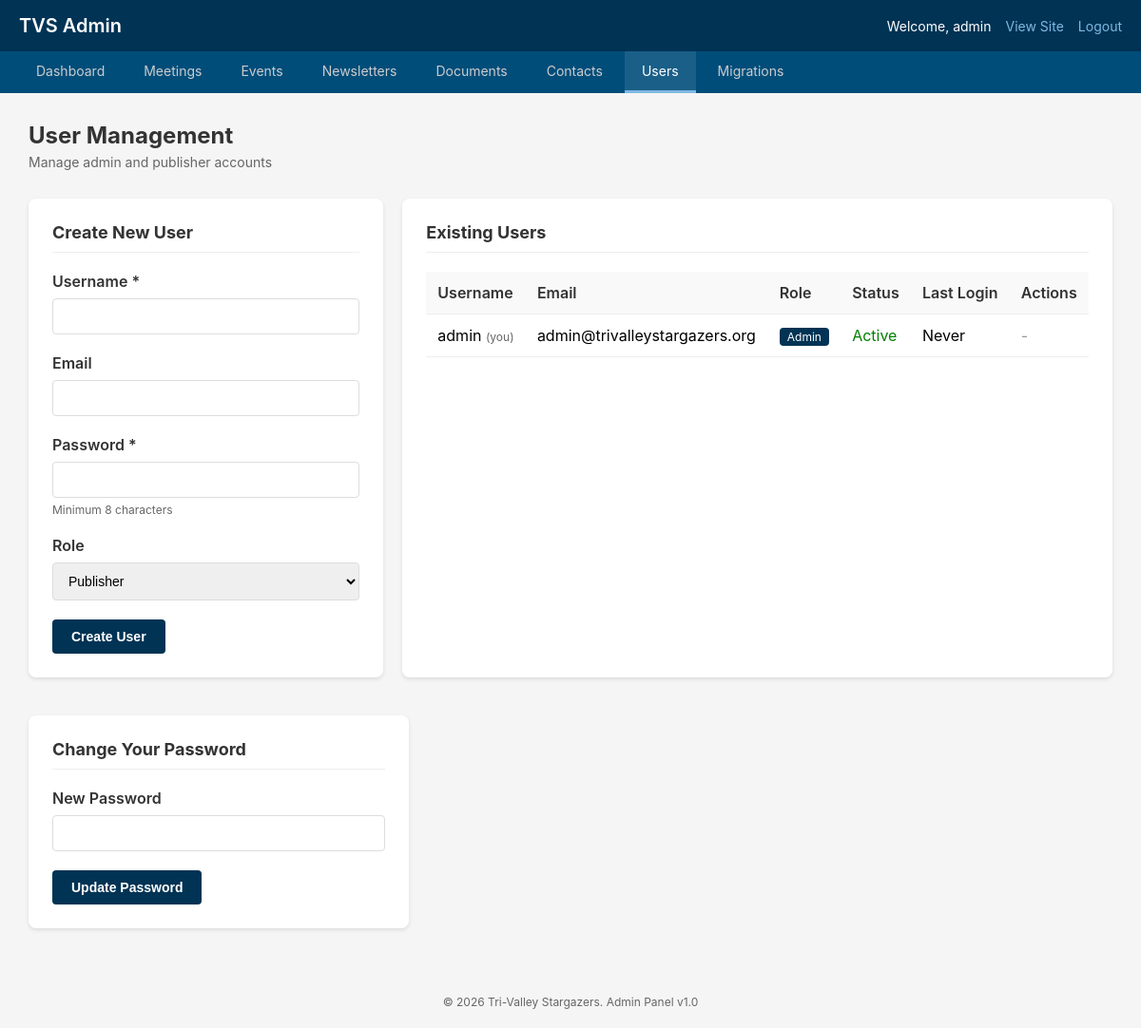
The page /admin/users.php (signed in) on the database its author committed.
### tables this page shows
CREATE TABLE IF NOT EXISTS users (
    id INT AUTO_INCREMENT PRIMARY KEY,
    username VARCHAR(255) UNIQUE NOT NULL,
    password_hash VARCHAR(255) NOT NULL,
    email VARCHAR(255),
    role VARCHAR(50) DEFAULT 'publisher',
    created_at DATETIME DEFAULT CURRENT_TIMESTAMP,
    last_login DATETIME,
    is_active TINYINT DEFAULT 1
);

### includes/auth.php (called while the page is built, shortened)
<?php
require_once __DIR__ . '/db.php';
class Auth {
    private static $instance = null;
    private $user = null;
    private function __construct() {
        $this->checkSession();
    }
    public static function getInstance(): self {
        if (self::$instance === null) {
            self::$instance = new self();
        }
        return self::$instance;
    }
    private function checkSession(): void {
        if (isset($_SESSION['user_id'])) {
            $this->user = dbQueryOne(
                "SELECT id, username, email, role, is_active FROM users WHERE id = ? AND is_active = 1",
                [$_SESSION['user_id']]
            );
        }
    }
    public function isLoggedIn(): bool {
        return $this->user !== null;
    }
    public function getUser(): ?array {
        return $this->user;
    }
    public function getUserId(): int {
        return $this->user ? (int)$this->user['id'] : 0;
    }
    public function hasRole(string $role): bool {
        if ($this->user['role'] === ROLE_ADMIN) return true;
        return $this->user['role'] === $role;
    }
    public function isAdmin(): bool {
        return $this->hasRole(ROLE_ADMIN);
    }
}
function auth(): Auth {
    return Auth::getInstance();
}
function requireAuth(): void {
    if (!auth()->isLoggedIn()) {
        header('Location: ' . BASE_PATH . '/admin/login.php');
        exit;
    }
}
function requireAdmin(): void {
    requireAuth();
}

### includes/db.php (called while the page is built, shortened)
<?php
class Database {
    private static $instance = null;
    private $pdo;
    private function __construct() {
        try {
            $dsn = 'mysql:host=' . DB_HOST . ';dbname=' . DB_NAME . ';charset=' . DB_CHARSET;
            $this->pdo = new PDO($dsn, DB_USER, DB_PASS);
            $this->pdo->setAttribute(PDO::ATTR_ERRMODE, PDO::ERRMODE_EXCEPTION);
            $this->pdo->setAttribute(PDO::ATTR_DEFAULT_FETCH_MODE, PDO::FETCH_ASSOC);
            $this->pdo->setAttribute(PDO::ATTR_EMULATE_PREPARES, false);
        } catch (PDOException $e) {
            error_log('Database connection failed: ' . $e->getMessage());
            throw new Exception('Database connection failed');
        }
    }
    public static function getInstance(): self {
        if (self::$instance === null) {
            self::$instance = new self();
        }
        return self::$instance;
    }
    public function query(string $sql, array $params = []): array {
        $stmt = $this->pdo->prepare($sql);
        $stmt->execute($params);
        return $stmt->fetchAll();
    }
    public function queryOne(string $sql, array $params = []): ?array {
        $stmt = $this->pdo->prepare($sql);
        $stmt->execute($params);
        $result = $stmt->fetch();
        return $result ?: null;
    }
}
function db(): Database {
    return Database::getInstance();
}
function dbQuery(string $sql, array $params = []): array {
    return db()->query($sql, $params);
}
function dbQueryOne(string $sql, array $params = []): ?array {
    return db()->queryOne($sql, $params);
}

### includes/functions.php (called while the page is built, shortened)
<?php
function e(string $str): string {
    return htmlspecialchars($str, ENT_QUOTES, 'UTF-8');
}
function getCurrentPage(): string {
    $path = $_SERVER['PHP_SELF'] ?? '';
    return basename($path, '.php');
}

### admin/users.php (the view, shortened to what this page needs)
<?php
require_once __DIR__ . '/../includes/db.php';
require_once __DIR__ . '/../includes/auth.php';
require_once __DIR__ . '/../includes/functions.php';
requireAdmin();
$users = dbQuery("SELECT * FROM users ORDER BY username");
include __DIR__ . '/../includes/templates/admin_header.php';
?>
<div class="page-header">
    <h2>User Management</h2>
    <p>Manage admin and publisher accounts</p>
</div>
<div style="display: grid; grid-template-columns: 1fr 2fr; gap: 20px;">
    <div class="card">
        <h3>Create New User</h3>
        <form method="POST" action="">
            <div class="form-group">
                <label>Username *</label>
                <input type="text" name="username" required minlength="3">
            </div>
            <div class="form-group">
                <label>Email</label>
                <input type="email" name="email">
            </div>
            <div class="form-group">
                <label>Password *</label>
                <input type="password" name="password" required minlength="8">
                <p class="help-text">Minimum 8 characters</p>
            </div>
            <div class="form-group">
                <label>Role</label>
                <select name="role">
                    <option value="<?= ROLE_PUBLISHER ?>">Publisher</option>
                </select>
            </div>
            <button type="submit" class="btn">Create User</button>
        </form>
    </div>
    <div class="card">
        <h3>Existing Users</h3>
        <?php if ($users): ?>
            <table>
                <thead>
                    <tr>
                        <th>Username</th>
                        <th>Email</th>
                        <th>Role</th>
                        <th>Status</th>
                        <th>Last Login</th>
                        <th>Actions</th>
                    </tr>
                </thead>
                <tbody>
                    <?php foreach ($users as $user): ?>
                        <tr>
                            <td>
                                <?= e($user['username']) ?>
                                <?php if ($user['id'] === auth()->getUserId()): ?>
                                    <span style="color: #666; font-size: 12px;">(you)</span>
                                <?php endif; ?>
                            </td>
                            <td><?= e($user['email'] ?: '-') ?></td>
                            <td>
                                <span style="background: <?= $user['role'] === ROLE_ADMIN ? '#003354' : '#6c757d' ?>;
                                             color: white; padding: 2px 8px; border-radius: 4px; font-size: 12px;">
                                    <?= ucfirst($user['role']) ?>
                                </span>
                            </td>
                            <td>
                                <?php if ($user['is_active']): ?>
                                    <span style="color: green;">Active</span>
                                <?php else: ?>
                                    <span style="color: red;">Inactive</span>
                                <?php endif; ?>
                            </td>
                            <td>
                                <?= $user['last_login'] ? formatDate($user['last_login'], 'M j, Y g:i A') : 'Never' ?>
                            </td>
                            <td>
                                <?php if ($user['id'] !== auth()->getUserId()): ?>
                                    <button onclick="showEditModal(<?= htmlspecialchars(json_encode($user)) ?>)"
                                            class="btn btn-small btn-secondary">Edit</button>
                                    <form method="POST" action="" style="display: inline;">
                                        <?= csrfField() ?>
                                        <input type="hidden" name="action" value="toggle_active">
                                        <input type="hidden" name="user_id" value="<?= $user['id'] ?>">
                                        <button type="submit" class="btn btn-small <?= $user['is_active'] ? 'btn-danger' : '' ?>">
                                            <?= $user['is_active'] ? 'Deactivate' : 'Activate' ?>
                                        </button>
                                    </form>
                                <?php else: ?>
                                    <span style="color: #999;">-</span>
                                <?php endif; ?>
                            </td>
                        </tr>
                    <?php endforeach; ?>
                </tbody>
            </table>
        <?php else: ?>
            <p>No users found.</p>
        <?php endif; ?>
    </div>
</div>
<div class="card" style="margin-top: 20px; max-width: 400px;">
    <h3>Change Your Password</h3>
    <form method="POST" action="">
        <div class="form-group">
            <label>New Password</label>
            <input type="password" name="new_password" required minlength="8">
        </div>
        <button type="submit" class="btn">Update Password</button>
    </form>
</div>
<?php include __DIR__ . '/../includes/templates/admin_footer.php'; ?>

### includes/templates/admin_header.php (shortened to what this page needs)
<?php
$user = auth()->getUser();
$currentPage = getCurrentPage();
?>
<!DOCTYPE html>
<html lang="en">
<head>
</head>
<body>
    <header class="admin-header">
        <h1><a href="index.php">TVS Admin</a></h1>
        <div class="admin-user">
            <span>Welcome, <?= e($user['username']) ?></span>
            <a href="../index.php" target="_blank">View Site</a>
            <a href="logout.php">Logout</a>
        </div>
    </header>
    <nav class="admin-nav">
        <ul>
            <li><a href="index.php" <?= $currentPage === 'index' ? 'class="active"' : '' ?>>Dashboard</a></li>
            <li><a href="meetings.php" <?= $currentPage === 'meetings' ? 'class="active"' : '' ?>>Meetings</a></li>
            <li><a href="events.php" <?= $currentPage === 'events' ? 'class="active"' : '' ?>>Events</a></li>
            <li><a href="newsletter.php" <?= $currentPage === 'newsletter' ? 'class="active"' : '' ?>>Newsletters</a></li>
            <li><a href="documents.php" <?= $currentPage === 'documents' ? 'class="active"' : '' ?>>Documents</a></li>
            <li><a href="contacts.php" <?= $currentPage === 'contacts' ? 'class="active"' : '' ?>>Contacts</a></li>
            <?php if (auth()->isAdmin()): ?>
            <li><a href="users.php" <?= $currentPage === 'users' ? 'class="active"' : '' ?>>Users</a></li>
            <li><a href="migrations.php" <?= $currentPage === 'migrations' ? 'class="active"' : '' ?>>Migrations</a></li>
            <?php endif; ?>
        </ul>
    </nav>
    <main class="admin-content">

### includes/templates/admin_header.php (style rules this page uses)
* { box-sizing: border-box; margin: 0; padding: 0; }
body { font-family: -apple-system, BlinkMacSystemFont, "Segoe UI", Roboto, "Helvetica Neue", Arial, sans-serif; background: #f5f5f5; min-height: 100vh; }
.admin-header { background: #003354; color: white; padding: 15px 20px; display: flex; justify-content: space-between; align-items: center; }
.admin-header h1 { font-size: 20px; font-weight: 600; }
.admin-header h1 a { color: white; text-decoration: none; }
.admin-user { display: flex; align-items: center; gap: 15px; }
.admin-user span { font-size: 14px; }
.admin-user a { color: #7eb8e2; text-decoration: none; font-size: 14px; }
.admin-nav { background: #004d7a; padding: 0 20px; }
.admin-nav ul { list-style: none; display: flex; gap: 5px; }
.admin-nav li a { display: block; padding: 12px 18px; color: #ccc; text-decoration: none; font-size: 14px; border-bottom: 3px solid transparent; transition: all 0.2s; }
.admin-nav li a:hover, .admin-nav li a.active { color: white; background: rgba(255,255,255,0.1); border-bottom-color: #7eb8e2; }
.admin-content { padding: 30px; max-width: 1200px; margin: 0 auto; }
.page-header { margin-bottom: 30px; }
.page-header h2 { color: #333; font-size: 24px; margin-bottom: 5px; }
.page-header p { color: #666; font-size: 14px; }
.card { background: white; border-radius: 8px; box-shadow: 0 2px 4px rgba(0,0,0,0.1); padding: 25px; margin-bottom: 20px; }
.card h3 { color: #333; font-size: 18px; margin-bottom: 20px; padding-bottom: 10px; border-bottom: 1px solid #eee; }
.form-group { margin-bottom: 20px; }
.form-group label { display: block; font-weight: 600; color: #333; margin-bottom: 8px; }
.form-group input[type="text"], .form-group input[type="email"], .form-group input[type="password"], .form-group input[type="date"], .form-group input[type="time"], .form-group input[type="number"], .form-group input[type="url"], .form-group select, .form-group textarea { width: 100%; padding: 10px 12px; border: 1px solid #ddd; border-radius: 4px; font-size: 14px; }
.btn { display: inline-block; padding: 10px 20px; background: #003354; color: white; border: none; border-radius: 4px; font-size: 14px; font-weight: 600; cursor: pointer; text-decoration: none; transition: background 0.2s; }
table { width: 100%; border-collapse: collapse; }
table th, table td { padding: 12px; text-align: left; border-bottom: 1px solid #eee; }
table th { font-weight: 600; color: #333; background: #f9f9f9; }
.help-text { font-size: 12px; color: #666; margin-top: 5px; }

### rows shown on the page
users: username "admin", shows "(you)", email "admin@trivalleystargazers.org", role "Admin", is_active "Active", shows "Never"
